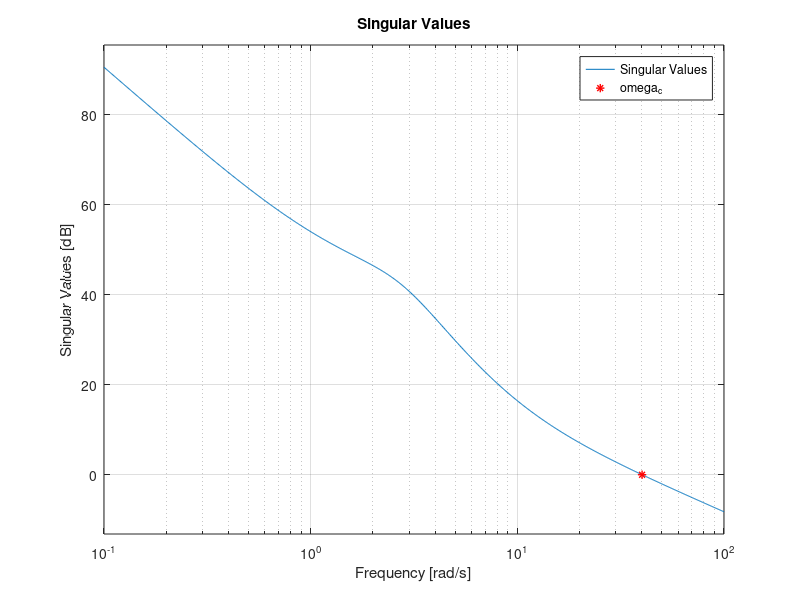

Recreate this plot in MATLAB.
clear all; close all; clc;

%% DATI

% x1 = angle of attack
% x2 = pitch angle
% x3 = pitch rate
% x4 = altitude
% y1 = pitch angle
% y2 = altitude
% y3 = velocità * angolo di v rispetto all'orizzonte

% matrici del sistema
A = [-1.2822  0      0.98     0
     0        0      1        0
     -5.4293  0      -1.8366  0
     -128.2   128.2  0        0];

B = [-0.3
      0
      -17
      0   ];

C = [0       1      0  0
     0       0      0  1
     -128.2  128.2  0  0];

D = [0
     0
     0];

sys = ss(A, B, C, D)
s = tf('s');
% sigma(sys)
% grid on
% xlim([10^(-10) 10^(10)])
% ylim([-500 500])

C_states = eye(length(A));
D_states = zeros(length(B), 1);

% stati iniziali
x0 = [deg2rad(0) deg2rad(15) 0 -300];

% riferimento
%%
% 
% * ITEM1
% * ITEM2
% 
x_ref = [0 0 0 0]; % si considera come eq = 0 questio stati [0 0 128.2 5000]

% vincoli
u_max = deg2rad(15);
u_min = deg2rad(-15);

x2_max = deg2rad(20);
x2_min = deg2rad(-20);

over_shot = abs(0);
start_sign = sign(x0(4));

slewratemax = 0.2;
slewratemin = -0.2;

%% 1)

T_sim = 15;

Q1 = 1*eye(length(A));
R1 = 1;
[k_LQ1, P, cl_poles] = lqr(A, B, Q1, R1); 

Q2 = 1000*eye(length(A));
R2 = 1;
[k_LQ2, P, cl_poles] = lqr(A, B, Q2, R2); 

Q3 = 1*eye(length(A));
R3 = 100;
[k_LQ3, P, cl_poles] = lqr(A, B, Q3, R3); 

Q4 = 1*eye(length(A));
R4 = 10000;
[k_LQ4, P, cl_poles] = lqr(A, B, Q4, R4); 

% sim_1

%% 2) 
sigma(sys)
[sv,w_out] = sigma(sys);

for i = 1:length(w_out)
    if sv(i) <= 1
        tep = i;
        break
    end
end

omega_taglio = w_out(i-1);
grid on
hold on
plot(omega_taglio,0,'*','color','r','LineWidth',1)
legend('Singular Values','omega_c')
gain_taglio = sv(i-1);  
omega_sampling = 2 * omega_taglio;
T_sampling = 2*pi/omega_sampling;
Ts = T_sampling;
sysd = c2d(sys,T_sampling);

Q_d = Q4; 
R_d = R4;
[Klqr_d, P_d, CLP_d] = dlqr(sysd.A, sysd.B, Q_d, R_d);

% sim 2

%% 3)  multiple MPC cases no info on constraints

N1 = 5;
Q1 = Q_d; 
S1 = Q_d; 
R1 = R_d;
% P_d is the P_ of the infinite horizon with 
% Q_d = Q4 and R_d = R4

N2 = 5;
Q2 = Q_d; 
S2 = 100 * Q_d;
R2 = R_d;

N3 = 100;
Q3 = Q_d; 
S3 = Q_d; 
R3 = R_d;

N4 = 5;
Q4 = Q_d; 
S4 = P_d;
R4 = R_d;

%% 4) 

N5 = 100;
Q5 = Q_d; 
S5 = P_d;
R5 = R_d;

N6 = 100;
Q6 = 50 * Q_d; 
S6 = P_d;
R6 = R_d;

N7 = 100;
Q7 = Q_d; 
S7 = P_d;
R7 = 50 * R_d;


%% 5)
% sim


%% 6)

% sim

%% 8)

% x0 = [deg2rad(0) deg2rad(15) 0 -300];
x0K = [deg2rad(0) deg2rad(-20) 0 -280]; % initial guess for x0

% set power of v_x=0.01 in simulink block
power_vx = 1e-3;
% set power of v_y=0.001 in simulink block
power_vy = 1e-2;

B_noise = [sysd.B ones(size(sysd.B,1),1)];
D_noise = [D_states zeros(size(D_states,1),1)];

% set Kalman filter parameters
NK = zeros(4,3); % covariance v_x,v_y
QK = eye(4); % variance of v_x
RK = 0.001*eye(3); % variance of v_y

% open('MPC_KF') % ----------------------------------------------------------
% sim('MPC_KF') % -----------------------------------------------------------
% keyboard % ----------------------------------------------------------------

QK = blkdiag(1,1,1,1); % variance of v_x
RK = 10*blkdiag(1,1,1); % variance of v_y
